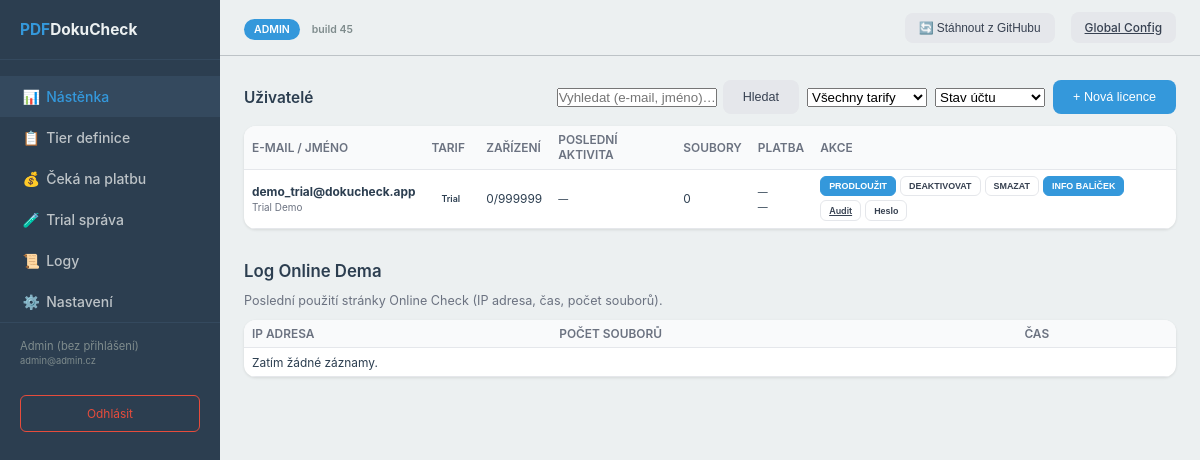
The app's page /admin/dashboard with its own data.
### tables this page shows
CREATE TABLE api_keys (
                id INTEGER PRIMARY KEY AUTOINCREMENT,
                api_key TEXT UNIQUE NOT NULL,
                user_name TEXT,
                email TEXT,
                license_tier INTEGER DEFAULT 0,
                license_expires TIMESTAMP,
                max_devices INTEGER DEFAULT 1,
                rate_limit_hour INTEGER DEFAULT 3,
                created_at TIMESTAMP DEFAULT CURRENT_TIMESTAMP,
                is_active BOOLEAN DEFAULT 1
            , password_hash TEXT, tier_id INTEGER REFERENCES license_tiers(id), max_batch_size INTEGER, allow_signatures BOOLEAN DEFAULT 1, allow_timestamp BOOLEAN DEFAULT 1, allow_excel_export BOOLEAN DEFAULT 1, payment_method TEXT, last_payment_date TIMESTAMP);

CREATE TABLE license_tiers (
            id INTEGER PRIMARY KEY AUTOINCREMENT,
            name TEXT UNIQUE NOT NULL,
            max_files_limit INTEGER NOT NULL DEFAULT 10,
            allow_signatures BOOLEAN DEFAULT 0,
            allow_timestamp BOOLEAN DEFAULT 0,
            allow_excel_export BOOLEAN DEFAULT 0,
            max_devices INTEGER NOT NULL DEFAULT 1
        );

### admin_routes.py (the view, shortened to what this page needs)
@admin_bp.route('/admin')
@admin_bp.route('/admin/dashboard')
@admin_required
def dashboard():
    db = get_db()
    search = (request.args.get('q') or '').strip()
    tier_filter = (request.args.get('tier') or '').strip()
    status_filter = (request.args.get('status') or '').strip()  # active, blocked
    licenses = db.admin_get_all_licenses()
    if tier_filter:
        licenses = [l for l in licenses if (l.get('tier_name') or '').lower() == tier_filter.lower()]
    if status_filter == 'blocked':
        licenses = [l for l in licenses if not l.get('is_active')]
    elif status_filter == 'active':
        licenses = [l for l in licenses if l.get('is_active')]
    stats = {
        'total_licenses': len(licenses),
        'active_licenses': sum(1 for l in licenses if l.get('is_active') and not l.get('is_expired')),
        'expired_licenses': sum(1 for l in licenses if l.get('is_expired')),
        'total_devices': sum(l.get('active_devices', 0) for l in licenses),
        'total_checks': sum(l.get('total_checks', 0) for l in licenses),
        'by_tier': {}
    }
    for tier in LicenseTier:
        stats['by_tier'][tier.name] = sum(1 for l in licenses if l.get('license_tier') == tier.value)
    activity_30 = db.get_activity_last_30_days()
    tiers_list = db.get_all_license_tiers()
    by_tier_counts = {}
    for t in tiers_list:
        by_tier_counts[t['name']] = sum(1 for l in licenses if (l.get('tier_id') == t['id']) or (l.get('tier_name') == t['name']))
    for t in tiers_list:
        if t['name'] not in by_tier_counts:
            by_tier_counts[t['name']] = 0
    kpis = db.get_dashboard_kpis()
    user_ranking = db.get_user_activity_ranking(limit=10)
    trial_stats = db.get_trial_stats()
    online_demo_log = db.get_online_demo_log(limit=200)
    return render_template('admin_dashboard.html',
                          licenses=licenses,
                          stats=stats,
                          tiers=TIER_NAMES,
                          tiers_list=tiers_list or [],
                          activity_30=activity_30 or [],
                          by_tier_counts=by_tier_counts or {},
                          kpis=kpis,
                          user_ranking=user_ranking or [],
                          trial_stats=trial_stats or {},
                          online_demo_log=online_demo_log or [],
                          search=search,
                          tier_filter=tier_filter,
                          status_filter=status_filter,
                          user=session.get('admin_user'))

### templates/admin_dashboard.html (shortened to what this page needs)
<!DOCTYPE html>
<html lang="cs">
<head>
</head>
<body>
    <aside class="sidebar">
        <div class="logo-text">
            <span class="pdf">PDF</span><span class="doku">DokuCheck</span>
        </div>
        <ul class="sidebar-nav">
            <li><a href="{{ url_for('admin.dashboard') }}" class="active"><span style="width:1.4rem;display:inline-block;text-align:center;">📊</span> Nástěnka</a></li>
            <li><a href="{{ url_for('admin.tiers') }}"><span style="width:1.4rem;display:inline-block;text-align:center;">📋</span> Tier definice</a></li>
            <li><a href="{{ url_for('admin.pending_orders') }}"><span style="width:1.4rem;display:inline-block;text-align:center;">💰</span> Čeká na platbu</a></li>
            <li><a href="{{ url_for('admin.trial') }}"><span style="width:1.4rem;display:inline-block;text-align:center;">🧪</span> Trial správa</a></li>
            <li><a href="{{ url_for('admin.logs') }}"><span style="width:1.4rem;display:inline-block;text-align:center;">📜</span> Logy</a></li>
            <li><a href="{{ url_for('admin.settings') }}"><span style="width:1.4rem;display:inline-block;text-align:center;">⚙️</span> Nastavení</a></li>
        </ul>
        <div class="user-info">
            {{ user.display_name }}<br>
            <small>{{ user.email }}</small>
        </div>
        <a href="{{ url_for('admin.logout') }}" class="btn-logout">Odhlásit</a>
    </aside>
    <div class="main-wrap">
        <header class="header">
            <div>
                <span class="header-badge">ADMIN</span>
                <span style="font-size:0.75em;color:#7f8c8d;font-weight:600;margin-left:8px;">build {{ web_build }}</span>
            </div>
            <div class="header-right">
                <button type="button" class="btn btn-secondary btn-small" id="btn-git-pull" onclick="doGitPull()" title="Stáhnout z GitHubu">&#128260; Stáhnout z GitHubu</button>
                <a href="{{ url_for('admin.settings') }}" class="btn btn-secondary btn-small">Global Config</a>
            </div>
        </header>
        <main class="main-content">
        <div class="actions-bar" style="display:flex;justify-content:space-between;align-items:center;margin-bottom:12px;flex-wrap:wrap;gap:12px;">
            <h2 style="font-size:1.1em;margin:0;">Uživatelé</h2>
            <div style="display:flex;gap:8px;align-items:center;flex-wrap:wrap;">
                <form method="get" action="{{ url_for('admin.dashboard') }}" style="display:flex;gap:6px;align-items:center;">
                    <input type="text" name="q" class="form-control form-control-sm" style="width:160px;" placeholder="Vyhledat (e-mail, jméno)…" value="{{ search }}">
                    <button type="submit" class="btn btn-sm btn-secondary">Hledat</button>
                </form>
                <form method="get" action="{{ url_for('admin.dashboard') }}" style="display:flex;gap:6px;align-items:center;">
                    <select name="tier" class="form-select form-select-sm" style="width:120px;" onchange="this.form.submit()">
                        <option value="">Všechny tarify</option>
                    </select>
                </form>
                <form method="get" action="{{ url_for('admin.dashboard') }}" style="display:flex;gap:6px;align-items:center;">
                    <select name="status" class="form-select form-select-sm" style="width:110px;" onchange="this.form.submit()">
                        <option value="">Stav účtu</option>
                    </select>
                </form>
                <button class="btn btn-primary btn-sm" onclick="openCreateModal()">+ Nová licence</button>
            </div>
        </div>
        <div class="table-container">
            <table class="table-dense">
                <thead>
                    <tr>
                        <th>E-mail / Jméno</th>
                        <th>Tarif</th>
                        <th>Zařízení</th>
                        <th>Poslední aktivita</th>
                        <th>Soubory</th>
                        <th>Platba</th>
                        <th>Akce</th>
                    </tr>
                </thead>
                <tbody>
                    {% for license in licenses %}
                    <tr data-api-key="{{ license.api_key }}" data-tier-id="{{ license.tier_id or '' }}" data-email="{{ (license.email or '')|e }}" data-user-name="{{ (license.user_name or '')|e }}" data-license-expires="{{ license.license_expires or '' }}" data-is-active="{{ 1 if license.is_active else 0 }}" data-payment-method="{{ (license.payment_method or '')|e }}" data-last-payment-date="{{ license.last_payment_date or '' }}">
                        <td>
                            <strong>{{ license.email or '—' }}</strong>
                            {% if license.user_name and license.user_name != license.email %}<br><small style="color:#6b7280;">{{ license.user_name }}</small>{% endif %}
                        </td>
                        <td><span class="badge badge-{{ license.tier_name|lower }}">{{ license.tier_name }}</span></td>
                        <td>{{ license.active_devices }}/{{ license.max_devices if license.max_devices and license.max_devices != -1 else '∞' }}</td>
                        <td><small>{% if license.last_active %}{{ license.last_active[:16] }}{% else %}—{% endif %}</small></td>
                        <td>{{ license.total_checks }}</td>
                        <td><small>{{ license.payment_method or '—' }}<br>{{ (license.last_payment_date or '—')[:10] }}</small></td>
                        <td>
                            <div class="actions-cell">
                                <button class="action-btn primary-btn" onclick="openEditModalFromRow(this.closest('tr'))" title="Upravit / Prodloužit licenci">PRODLOUŽIT</button>
                                <button class="action-btn" onclick="toggleLicense('{{ license.api_key }}', {{ 'false' if license.is_active else 'true' }})" title="{{ 'Deaktivovat licenci' if license.is_active else 'Aktivovat' }}">{{ 'DEAKTIVOVAT' if license.is_active else 'AKTIVOVAT' }}</button>
                                <button class="action-btn danger" onclick="deleteLicense('{{ license.api_key }}')" title="Smazat licenci">SMAZAT</button>
                                <button class="action-btn primary-btn" data-api-key="{{ license.api_key }}" onclick="openWelcomePackageModal(this)" title="Generovat uvítací balíček">INFO BALÍČEK</button>
                                <a href="{{ url_for('admin.user_audit') }}?user={{ license.api_key }}" class="action-btn" title="Audit">Audit</a>
                                <button class="action-btn" data-api-key="{{ license.api_key }}" data-user-display="{{ (license.user_name or license.email or license.api_key)|e }}" onclick="openChangePasswordModal(this)" title="Heslo">Heslo</button>
                            </div>
                        </td>
                    </tr>
                    {% else %}
                    <tr><td colspan="7" class="text-center text-muted py-3">Žádné licence. Klikněte na „Nová licence“.</td></tr>
                    {% endfor %}
                </tbody>
            </table>
        </div>
        <div style="margin-top:32px;">
            <h2 style="font-size:1.2em;font-weight:600;margin-bottom:12px;">Log Online Dema</h2>
            <p style="color:#6b7280;font-size:0.9em;margin-bottom:12px;">Poslední použití stránky Online Check (IP adresa, čas, počet souborů).</p>
            <div class="table-container">
                <table class="table-dense">
                    <thead>
                        <tr>
                            <th>IP adresa</th>
                            <th>Počet souborů</th>
                            <th>Čas</th>
                        </tr>
                    </thead>
                    <tbody>
                        {% for row in online_demo_log %}
                        <tr>
                            <td>{{ row.ip_address or '—' }}</td>
                            <td>{{ row.file_count }}</td>
                            <td><small>{{ (row.timestamp or '—')[:19] }}</small></td>
                        </tr>
                        {% else %}
                        <tr><td colspan="3" class="text-center text-muted py-3">Zatím žádné záznamy.</td></tr>
                        {% endfor %}
                    </tbody>
                </table>
            </div>
        </div>
    </main>
    </div>
</body>
</html>

### records on screen
api_keys: email "demo_trial@dokucheck.app", user_name "Trial Demo", tier_name "Trial", active_devices "0", max_devices "999999", total_checks "0", payment_method "—", last_payment_date "—", is_active "DEAKTIVOVAT"

### other values on screen
{{ user.display_name }} "Admin (bez přihlášení)"
{{ user.email }} "admin@admin.cz"
{{ web_build }} "45"
